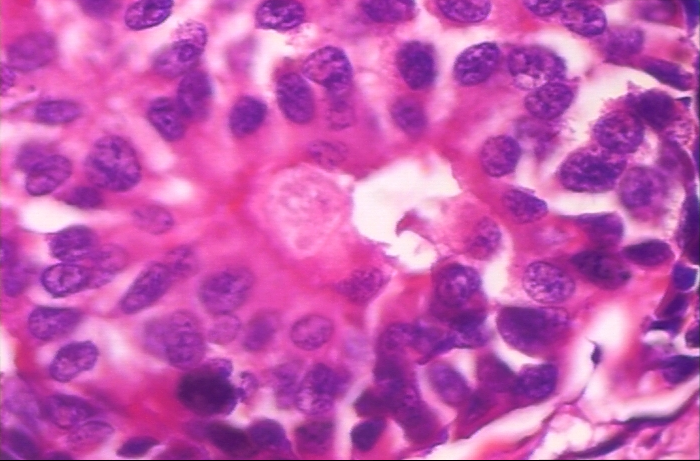
#> input picture Comparing_images/SIFT/img_400x_output_3.png, 700 x 461 px
$ jupyter execute --allow-errors Comparing.ipynb
#> lines starting #> are read from the running program, lines starting #| are printed output that depends on the picture
#> further down, original is the input picture: shape (461, 700, 3); mean B, G, R 176.1, 89.4, 197.2
## Analise de similaridade pelo histograma das imagens

[cell 1]
import os
import cv2
import numpy as np
# import matplotlib.pyplot as plt

[cell 2]
def histograma(img):
    WB = np.zeros(256)
    WG = np.zeros(256)
    WR = np.zeros(256)

    # Coleta as características da imagens
    qntLinhas, qntColunas, c = img.shape
#> qntLinhas = 461; qntColunas = 700; c = 3
    B = img[:,:,0]
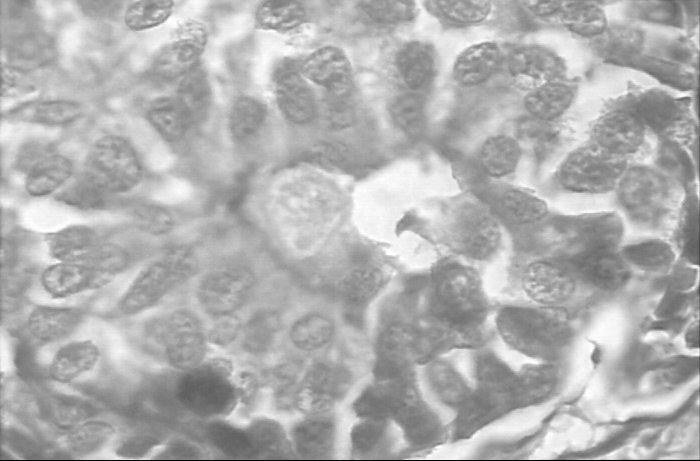
#> B: shape (461, 700); min 0, max 255, mean 176.1
    G = img[:,:,1]
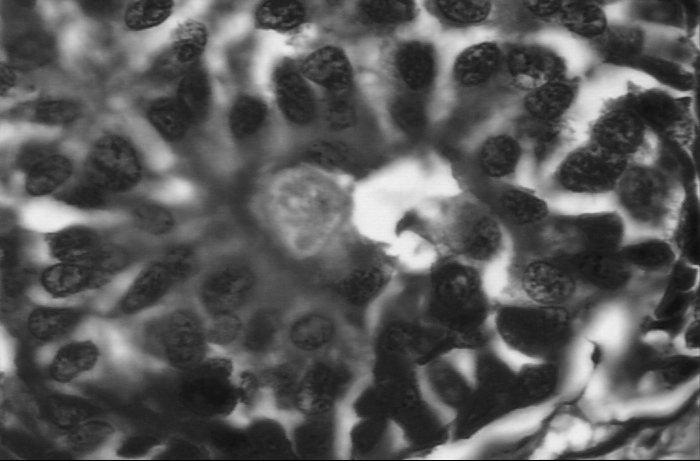
#> G: shape (461, 700); min 0, max 242, mean 89.4
    R = img[:,:,2]
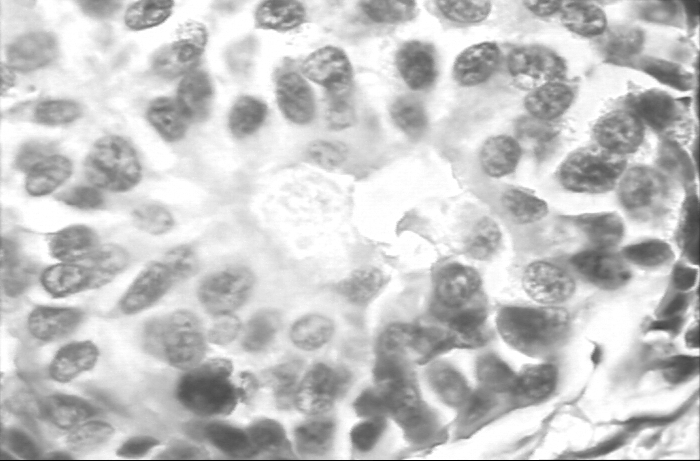
#> R: shape (461, 700); min 0, max 255, mean 197.2

    # Cria histograma dos valores dos pixels
    for i in range(qntLinhas):
        for j in range(qntColunas):
            WB[B[i,j]] = WB[B[i,j]] + 1
            WG[G[i,j]] = WG[G[i,j]] + 1
            WR[R[i,j]] = WR[R[i,j]] + 1
#> after the loop, WB = 256 values, max 4876 at index 164, min 0 at index 1, mean 1260.5; WG = 256 values, max 4394 at index 37, min 0 at index 6, mean 1260.5; WR = 256 values, max 16073 at index 255, min 0 at index 1, mean 1260.5

    # Normaliza os valores do histograma
    for i in range(256):
        WB[i] = WB[i]/(qntLinhas*qntColunas)
        WG[i] = WG[i]/(qntLinhas*qntColunas)
        WR[i] = WR[i]/(qntLinhas*qntColunas)
#> after the loop, WB = 256 values, max 0.0151 at index 164, min 0 at index 1, mean 0.00391; WG = 256 values, max 0.0136 at index 37, min 0 at index 6, mean 0.00391; WR = 256 values, max 0.0498 at index 255, min 0 at index 1, mean 0.00391

    return np.append(np.append(WB,WG),WR)

## Comparação das imagens

[cell 3]
output = cv2.imread('SIFT/img_400x_original_3.png')
original = cv2.imread('SIFT/img_400x_output_3.png')

histOriginal = histograma(original)
#> histOriginal = 768 values, max 0.0498 at index 767, min 0 at index 1, mean 0.00391
#> (the rest of this cell did not finish here and is left out)

$ run again, with Comparing_images/SIFT/img_400x_output_1.png copied over Comparing_images/SIFT/img_400x_output_3.png
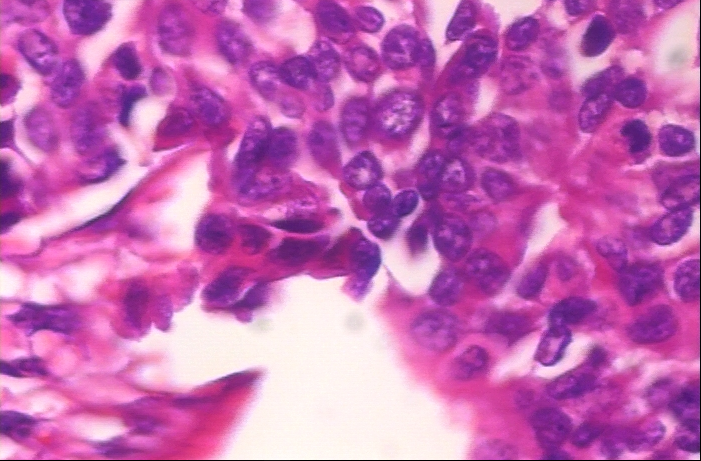
#> input picture Comparing_images/SIFT/img_400x_output_1.png, 701 x 461 px
#> original is the input picture: shape (461, 701, 3); mean B, G, R 179.9, 105.5, 196.9
#> in histograma, `G = img[:,:,1]`:
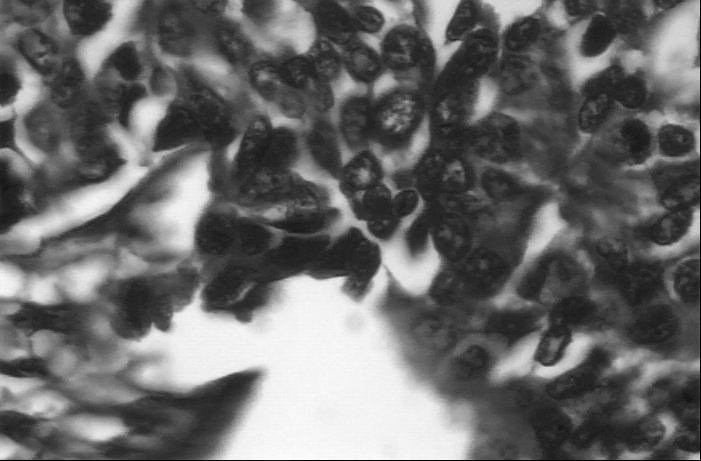
#> G: shape (461, 701); min 0, max 255, mean 105.5
#> in histograma, `R = img[:,:,2]`:
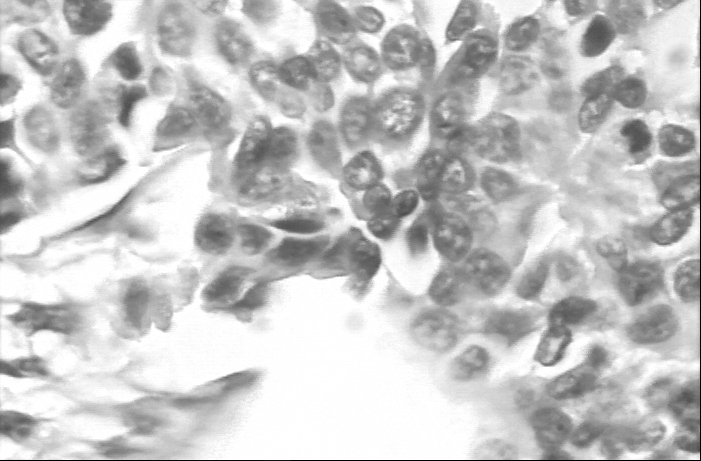
#> R: shape (461, 701); min 0, max 255, mean 196.9
#> after the loop in histograma, `for i in range(qntLinhas):`: WB = 256 values, max 4959 at index 241, min 0 at index 2, mean 1262.3; WG = 256 values, max 4311 at index 50, min 0 at index 9, mean 1262.3; WR = 256 values, max 27779 at index 255, min 0 at index 9, mean 1262.3
#> after the loop in histograma, `for i in range(256):`: WB = 256 values, max 0.0153 at index 241, min 0 at index 2, mean 0.00391; WG = 256 values, max 0.0133 at index 50, min 0 at index 9, mean 0.00391; WR = 256 values, max 0.086 at index 255, min 0 at index 9, mean 0.00391
#> histOriginal = 768 values, max 0.086 at index 767, min 0 at index 2, mean 0.00391

$ run again, with Comparing_images/SIFT/img_400x_output_2.png copied over Comparing_images/SIFT/img_400x_output_3.png
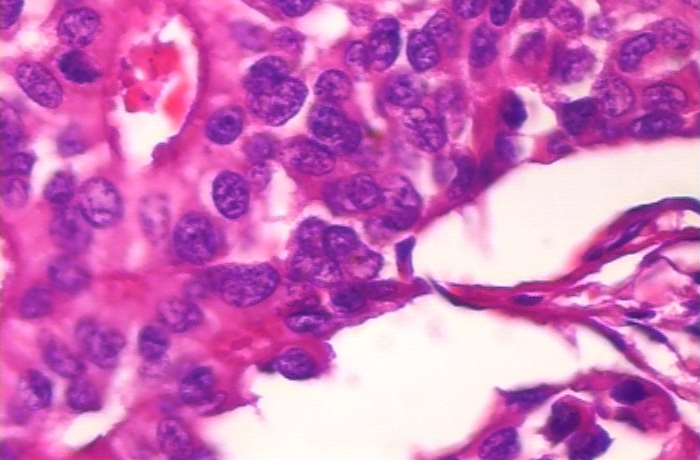
#> input picture Comparing_images/SIFT/img_400x_output_2.png, 700 x 460 px
#> original is the input picture: shape (460, 700, 3); mean B, G, R 186.6, 111.9, 205.5
#> in histograma, `G = img[:,:,1]`:
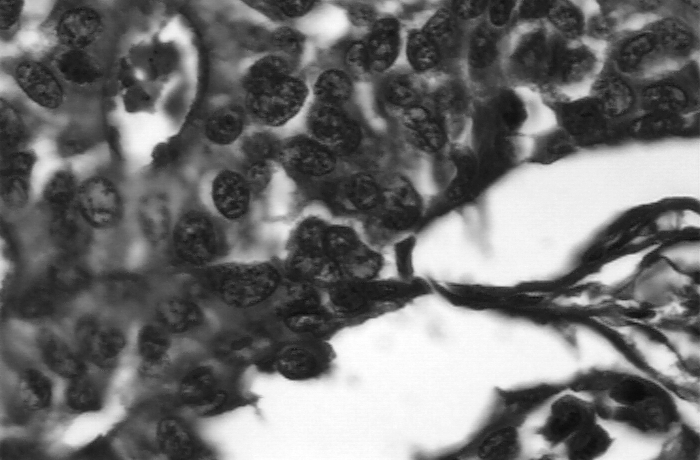
#> G: shape (460, 700); min 8, max 255, mean 111.9
#> in histograma, `R = img[:,:,2]`:
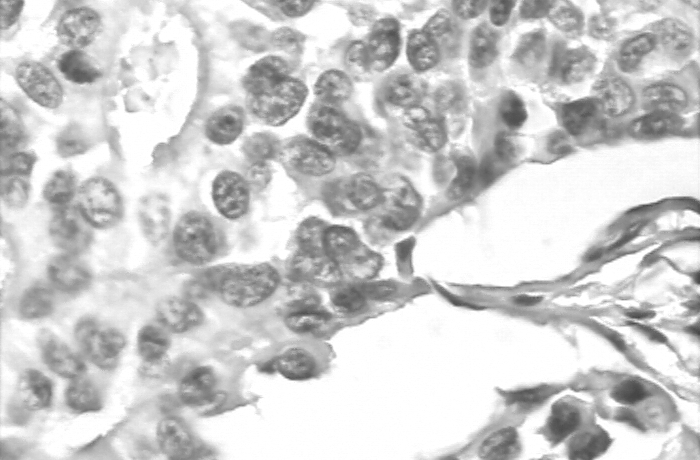
#> R: shape (460, 700); min 67, max 255, mean 205.5
#> after the loop in histograma, `for i in range(qntLinhas):`: WB = 256 values, max 4736 at index 245, min 0 at index 0, mean 1257.8; WG = 256 values, max 3871 at index 47, min 0 at index 0, mean 1257.8; WR = 256 values, max 46366 at index 255, min 0 at index 0, mean 1257.8
#> after the loop in histograma, `for i in range(256):`: WB = 256 values, max 0.0147 at index 245, min 0 at index 0, mean 0.00391; WG = 256 values, max 0.012 at index 47, min 0 at index 0, mean 0.00391; WR = 256 values, max 0.144 at index 255, min 0 at index 0, mean 0.00391
#> histOriginal = 768 values, max 0.144 at index 767, min 0 at index 0, mean 0.00391
